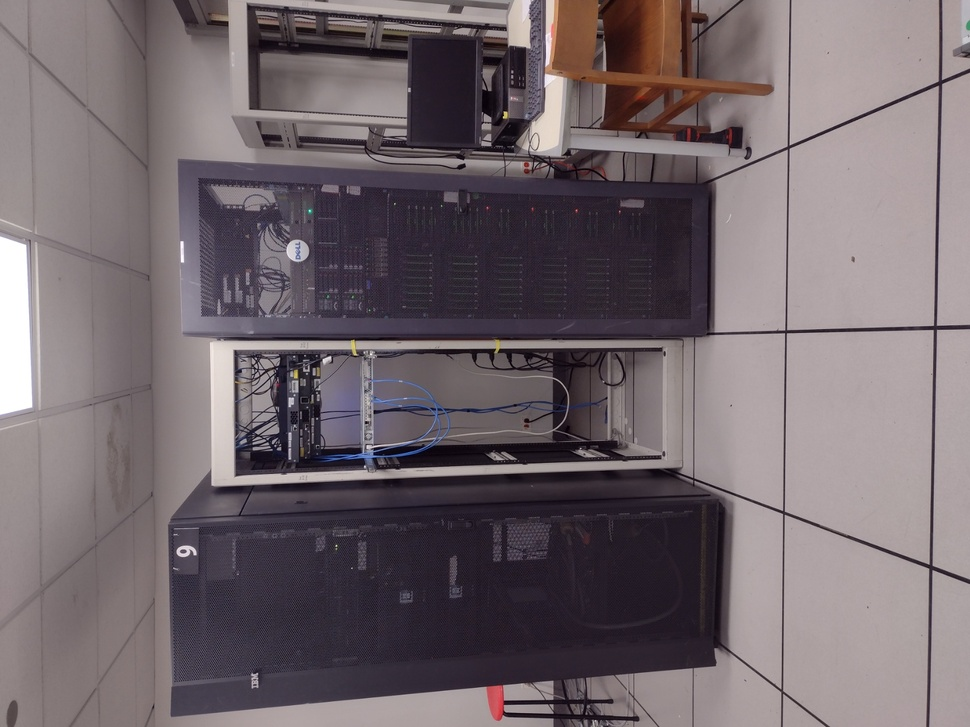
#> input picture Cloud-SAAS/module-05/M5L5-sample-code/servers.jpg, 970 x 727 px, shrunk from 1732 x 1299 before the run
$ python image.py
#> lines starting #> are read from the running program, lines starting #| are printed output that depends on the picture
from PIL import Image

# Open image
im = Image.open("./servers.jpg")
#> im is the input picture: PIL image 970x727 RGB; mean R, G, B 114.5, 103.7, 108.4

print("Printing Image size meta-data...")
print(im.format, im.size, im.mode)
#| JPEG (970, 727) RGB

# https://pythonexamples.org/pillow-convert-image-to-grayscale/
print("Converting image to grayscale...")
# Convert the image to grayscale
im = im.convert("L")
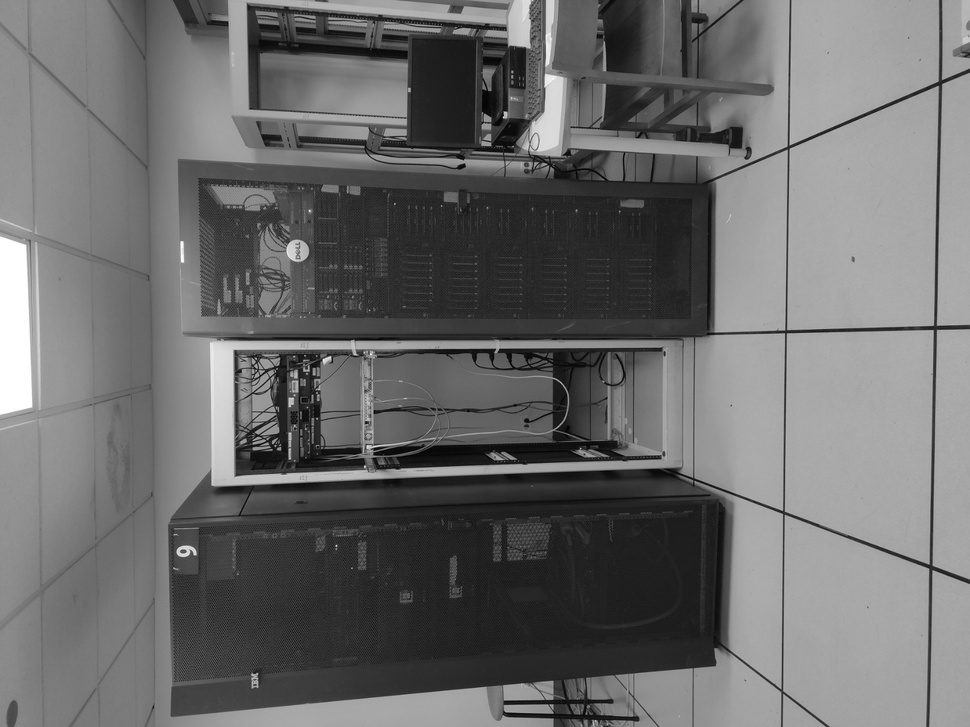
#> im: PIL image 970x727 L; min 1, max 255, mean 107.5
print("Saving newly created image to disk...")
# Save the grayscale image
im.save("grayscale_image.jpg")

print("Printing GRayscale Image size meta-data...")
print(im.format, im.size, im.mode)
#| None (970, 727) L
